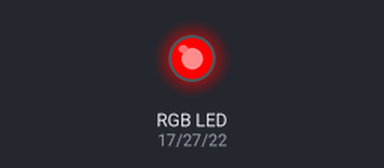
Simulated run of this program. Board: Raspberry Pi (BCM pin numbers). On the bench: an RGB LED mixed from three pins (HIGH = lit).

Above: at 0.5 s.
At 1.5 s:
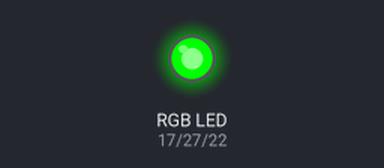
At 5.5 s:
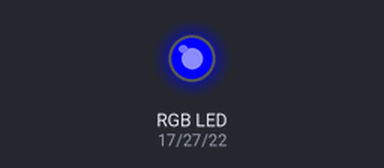
Timing chart, 0 to 6.9 s (numbered marks = the images above):
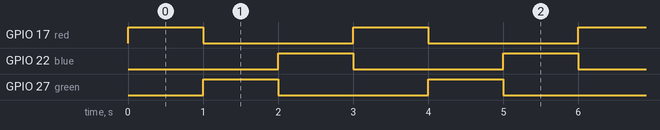

The program:

lrgb_blink.py
```python
# LED RGB 깜빡이기
import RPi.GPIO as GPIO
import time

# isRun = True
red = 17
green = 27
blue = 22

GPIO.setmode(GPIO.BCM)
GPIO.setup(red, GPIO.OUT)
GPIO.setup(green, GPIO.OUT)
GPIO.setup(blue, GPIO.OUT)

try:
    while True:
        GPIO.output(red, True)
        GPIO.output(blue, False)
        GPIO.output(green, False)
        time.sleep(1)

        GPIO.output(green, True)
        GPIO.output(red, False)
        GPIO.output(blue, False)
        time.sleep(1)

        GPIO.output(blue, True)
        GPIO.output(green, False)
        GPIO.output(red, False)
        time.sleep(1)


except KeyboardInterrupt:
    GPIO.cleanup()
```

Measured:
- by itself, GPIO 17 (red), GPIO 22 (blue), GPIO 27 (green): alternates HIGH for 1.0 s and LOW for 2.0 s
- by itself, everything shown: repeats every 3.0 s, in 3 steps
